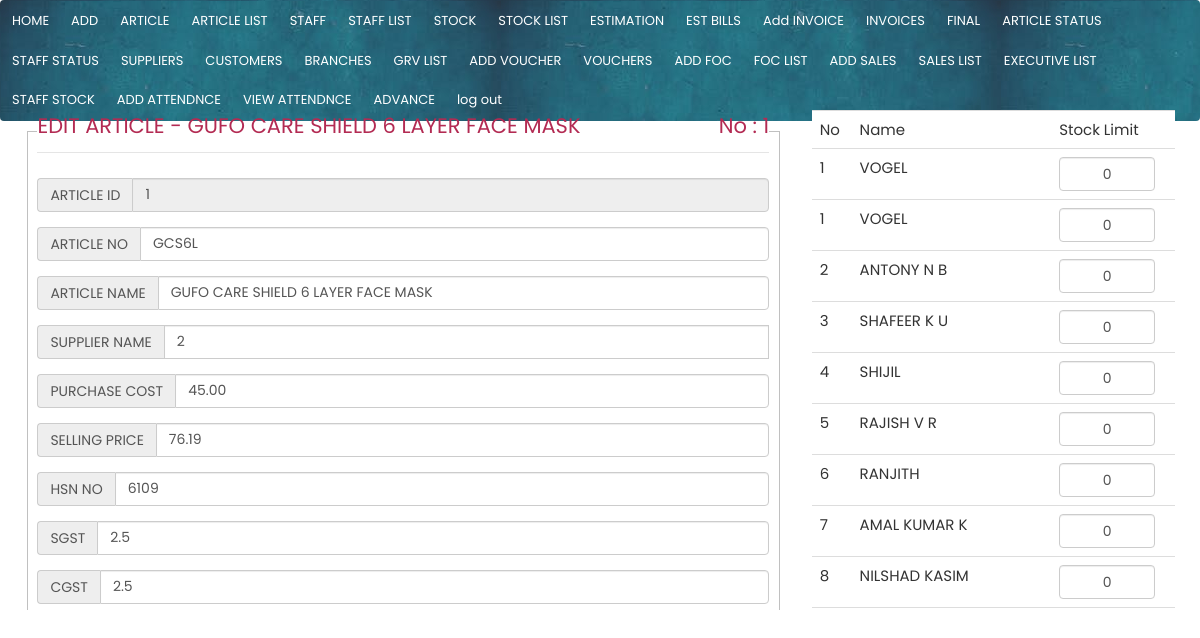
Screenshot of /edit/article_edit.php?article_id=1 (signed in) with the database file from the repository.
### tables this page shows
CREATE TABLE `articles` (
  `article_id` int(11) NOT NULL,
  `article_name` varchar(250) NOT NULL,
  `supplier_id` int(11) NOT NULL,
  `article_price` decimal(11,2) NOT NULL,
  `article_stock` int(11) DEFAULT 0,
  `article_no` varchar(250) NOT NULL,
  `sales_price` decimal(11,2) NOT NULL,
  `hsn_no` varchar(250) NOT NULL,
  `sgst` varchar(250) NOT NULL,
  `cgst` varchar(250) NOT NULL,
  `igst` varchar(250) NOT NULL,
  `staff_stock` int(11) DEFAULT 0,
  `enter_datetime` datetime NOT NULL DEFAULT current_timestamp(),
  `sold` int(11) DEFAULT 0,
  `dsold` int(11) DEFAULT 0,
  `fsold` int(11) DEFAULT 0,
  `cess` decimal(11,2) NOT NULL
);

### edit/article_edit.php (called while the page is built)
<?php include "../connect.php";
include("../main/navbar.php");
$article_id=$_GET['article_id'];
include("../view/article_edit.php");

### view/article_edit.php (the view, shortened to what this page needs)
<?php
$query=mysqli_query($conn,"SELECT * from articles where article_id='$article_id'");
$fetch=mysqli_fetch_array($query);
$article_id=$fetch['article_id'];
$article_name=$fetch['article_name'];
$article_price=$fetch['article_price'];
$hsn_no=$fetch['hsn_no'];
$sgst=$fetch['sgst'];
$cgst=$fetch['cgst'];
$article_no=$fetch['article_no'];
$sales_price=$fetch['sales_price'];
$supplier_id=$fetch['supplier_id'];
?>
<!DOCTYPE html>
<html>
<head>
</head>
<body>
<form class="col-md-8">
<fieldset>
<legend>EDIT  ARTICLE  - <?php echo $article_name ?>    <p style="float: right;">No : <?php echo $article_id ?> </p> </legend>
<div class="form-group"  >
 <div class="input-group">
    <span class="input-group-addon">ARTICLE ID</span>
    <input id="article_id5"  class="form-control" readonly="1" name="article_id5" value="<?php echo $article_id ?>" >
  </div></div>
<div class="form-group">
 <div class="input-group">
    <span class="input-group-addon">ARTICLE NO</span>
    <input id="article_no" type="text" class="form-control" name="article_no" placeholder="ARTICLE NO" value="<?php echo $article_no ?>"  >
  </div></div>
<div class="form-group">
 <div class="input-group">
    <span class="input-group-addon">ARTICLE NAME</span>
    <input id="article_name" type="text" class="form-control" name="article_name" placeholder="ARTICLE NAME" value="<?php echo $article_name ?>"  >
  </div></div>
<div class="form-group"> <div class="input-group">
    <span class="input-group-addon">SUPPLIER NAME</span>
    <input list="suppliers" id="article_supplier_id" name="supplier_id" placeholder="Start your search" class="form-control" value="<?php echo $supplier_id ?>">
  </div></div>
<div class="form-group">
 <div class="input-group">
    <span class="input-group-addon">PURCHASE COST</span>
    <input id="article_price" type="text" class="form-control" name="article_price" placeholder="PURCHASE COST" value="<?php echo $article_price ?>"  >
  </div></div>
<div class="form-group">
 <div class="input-group">
    <span class="input-group-addon">SELLING PRICE</span>
    <input id="sales_price" type="text" class="form-control" name="sales_price" placeholder="SELLING PRICE"  value="<?php echo $sales_price ?>" >
  </div></div>
<div class="form-group">
 <div class="input-group">
    <span class="input-group-addon">HSN NO</span>
    <input id="hsn_no" type="text" class="form-control" name="hsn_no" placeholder="HSN NO"  value="<?php echo $hsn_no ?>" >
  </div></div>
<div class="form-group">
 <div class="input-group">
    <span class="input-group-addon">SGST</span>
    <input id="sgst" type="text" class="form-control" name="sgst" placeholder="SGST"value="<?php echo $sgst ?>"  >
  </div></div>
<div class="form-group">
 <div class="input-group">
    <span class="input-group-addon">CGST</span>
    <input id="cgst" type="text" class="form-control" name="cgst" placeholder="CGST" value="<?php echo $cgst ?>"  >
  </div></div>
</fieldset>
</form>
<div class="col-md-4">
  <table class="table">
    <tr>
      <td>No</td>
      <td>Name</td>
      <td>Stock Limit</td>
    </tr>
  <?php
  $sql="SELECT staff_articles.staff_id,staff_articles.article_limit,staff_articles.article_id,staffs.staff_name FROM `staff_articles` LEFT JOIN staffs on staffs.staff_id=staff_articles.staff_id where staff_articles.article_id='$article_id'";
  $query=mysqli_query($conn,$sql);
while($fetch=mysqli_fetch_array($query))
      {
        $staff_id=$fetch['staff_id'];
        $staff_name=$fetch['staff_name'];
        $article_limit=$fetch['article_limit'];
        ?>
<tr>
  <td><?php echo $staff_id;?></td>
  <td><?php echo $staff_name;?></td>
  <td ><input style="width: 8vw;text-align: center;" class="form-control" type="text" name="article_limit" id="article_limit" value="<?php echo $article_limit;?>"></td>
</tr>
       <?php } ?>
     </table></div>
</body>
</html>

### css/w3.css (style rules this page uses)
html { box-sizing:border-box }
*,*:before,*:after { box-sizing:inherit }
html { -ms-text-size-adjust:100%;-webkit-text-size-adjust:100% }
body { margin:0 }
button,input,select,textarea,optgroup { font:inherit;margin:0 }
button,input { overflow:visible }
fieldset { border:1px solid #c0c0c0;margin:0 2px;padding:.35em .625em .75em }
legend { color:inherit;display:table;max-width:100%;padding:0;white-space:normal }
html,body { font-family:Verdana,sans-serif;font-size:15px;line-height:1.5 }
html { overflow-x:hidden }

### main/navbar.php (style rules this page uses)
body { margin:0; }

### rows the page displays
articles: article_name "GUFO CARE SHIELD 6 LAYER FACE MASK", article_id "1", article_id5 "1", article_no "GCS6L", supplier_id "2", article_price "45.00", sales_price "76.19", hsn_no "6109", cgst "2.5"

### other values shown
$staff_id "1"
$staff_name "VOGEL"
$staff_id "2"
$staff_name "ANTONY N B"
$staff_id "3"
$staff_name "SHAFEER K U"
$staff_id "4"
$staff_name "SHIJIL"
$staff_id "5"
$staff_name "RAJISH V R"
$staff_id "6"
$staff_name "RANJITH"
$staff_id "7"
$staff_name "AMAL KUMAR K"
$staff_id "8"
